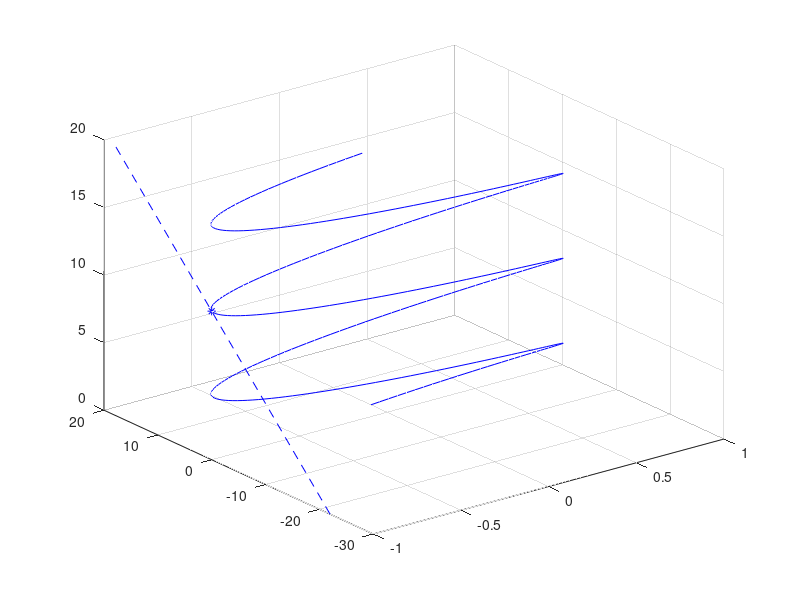

Recreate this plot in MATLAB.
t = (0:0.05:6*pi);
x = sin(t);
y = 3*cos(t);

plot3(x, y, t,'b');
hold on;
line([-1,-1], [-7*pi, (40-7*pi)], [0, 20], 'LineStyle', '--', 'Color', 'b');
plot3(-1, 0, 7*pi/2, 'b*');
hold off;
grid on;
